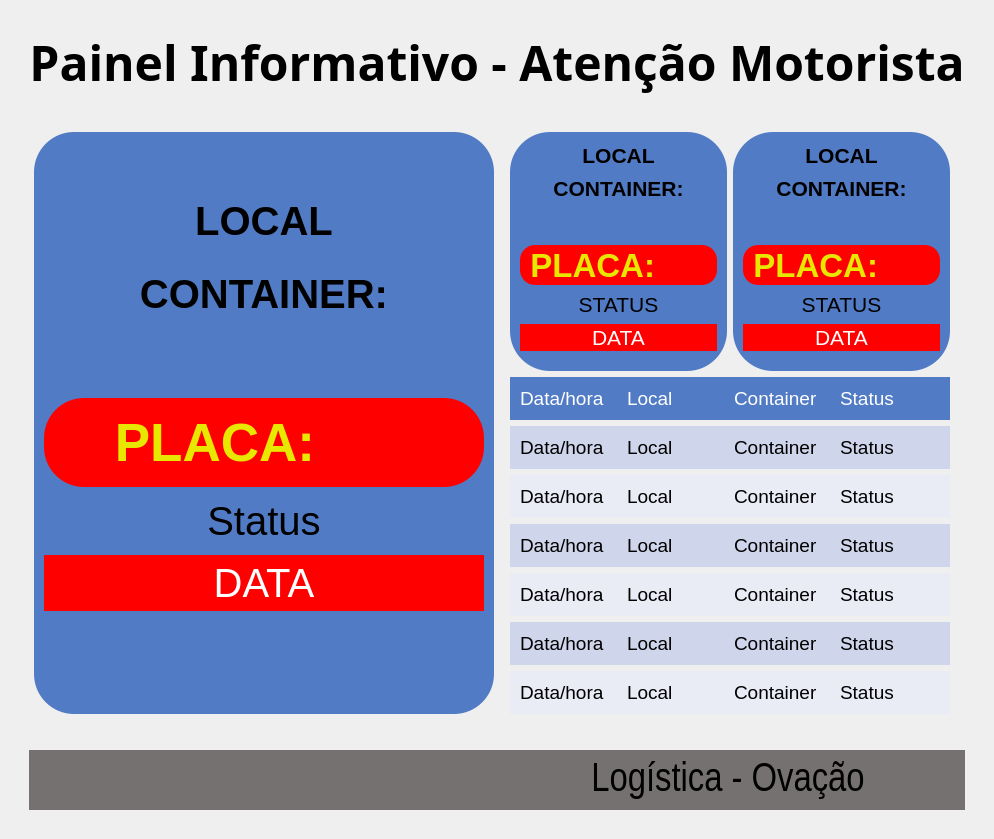
<?xml version="1.0" encoding="UTF-8"?>
<ui version="4.0">
 <class>View</class>
 <widget class="QMainWindow" name="View">
  <property name="windowModality">
   <enum>Qt::NonModal</enum>
  </property>
  <property name="enabled">
   <bool>true</bool>
  </property>
  <property name="geometry">
   <rect>
    <x>0</x>
    <y>0</y>
    <width>800</width>
    <height>600</height>
   </rect>
  </property>
  <property name="sizePolicy">
   <sizepolicy hsizetype="Ignored" vsizetype="Ignored">
    <horstretch>0</horstretch>
    <verstretch>0</verstretch>
   </sizepolicy>
  </property>
  <property name="baseSize">
   <size>
    <width>1024</width>
    <height>768</height>
   </size>
  </property>
  <property name="windowTitle">
   <string>InfoViewer</string>
  </property>
  <property name="windowIcon">
   <iconset>
    <normaloff>../img/icone_r.ico</normaloff>../img/icone_r.ico</iconset>
  </property>
  <widget class="QWidget" name="centralwidget">
   <layout class="QGridLayout" name="gridLayout">
    <item row="0" column="0">
     <layout class="QVBoxLayout" name="verticalLayout_5">
      <property name="leftMargin">
       <number>20</number>
      </property>
      <property name="topMargin">
       <number>20</number>
      </property>
      <property name="rightMargin">
       <number>20</number>
      </property>
      <property name="bottomMargin">
       <number>20</number>
      </property>
      <item alignment="Qt::AlignHCenter">
       <widget class="QLabel" name="label_12">
        <property name="sizePolicy">
         <sizepolicy hsizetype="Expanding" vsizetype="Minimum">
          <horstretch>0</horstretch>
          <verstretch>0</verstretch>
         </sizepolicy>
        </property>
        <property name="font">
         <font>
          <family>Lucida Bright</family>
          <pointsize>36</pointsize>
          <weight>75</weight>
          <bold>true</bold>
         </font>
        </property>
        <property name="text">
         <string>Painel Informativo - Atenção Motorista</string>
        </property>
        <property name="alignment">
         <set>Qt::AlignCenter</set>
        </property>
       </widget>
      </item>
      <item>
       <layout class="QHBoxLayout" name="horizontalLayout_10">
        <property name="leftMargin">
         <number>5</number>
        </property>
        <property name="topMargin">
         <number>30</number>
        </property>
        <property name="rightMargin">
         <number>5</number>
        </property>
        <property name="bottomMargin">
         <number>30</number>
        </property>
        <item>
         <widget class="QWidget" name="widget" native="true">
          <property name="sizePolicy">
           <sizepolicy hsizetype="Expanding" vsizetype="Preferred">
            <horstretch>0</horstretch>
            <verstretch>0</verstretch>
           </sizepolicy>
          </property>
          <property name="styleSheet">
           <string notr="true">QWidget {
background-color: #517bc5;
border-radius: 40%;
padding: 5px;
}</string>
          </property>
          <layout class="QVBoxLayout" name="verticalLayout_2">
           <property name="leftMargin">
            <number>10</number>
           </property>
           <property name="topMargin">
            <number>10</number>
           </property>
           <property name="rightMargin">
            <number>10</number>
           </property>
           <property name="bottomMargin">
            <number>20</number>
           </property>
           <item>
            <spacer name="verticalSpacer_2">
             <property name="orientation">
              <enum>Qt::Vertical</enum>
             </property>
             <property name="sizeType">
              <enum>QSizePolicy::Minimum</enum>
             </property>
             <property name="sizeHint" stdset="0">
              <size>
               <width>20</width>
               <height>40</height>
              </size>
             </property>
            </spacer>
           </item>
           <item>
            <widget class="QWidget" name="widget" native="true">
             <layout class="QHBoxLayout" name="horizontalLayout">
              <item>
               <widget class="QLabel" name="label_valorLocal">
                <property name="minimumSize">
                 <size>
                  <width>0</width>
                  <height>60</height>
                 </size>
                </property>
                <property name="maximumSize">
                 <size>
                  <width>16777215</width>
                  <height>60</height>
                 </size>
                </property>
                <property name="font">
                 <font>
                  <pointsize>30</pointsize>
                  <weight>75</weight>
                  <bold>true</bold>
                 </font>
                </property>
                <property name="text">
                 <string>LOCAL</string>
                </property>
                <property name="alignment">
                 <set>Qt::AlignCenter</set>
                </property>
               </widget>
              </item>
             </layout>
            </widget>
           </item>
           <item>
            <widget class="QLabel" name="label_2">
             <property name="font">
              <font>
               <pointsize>30</pointsize>
               <weight>75</weight>
               <bold>true</bold>
              </font>
             </property>
             <property name="text">
              <string>CONTAINER:</string>
             </property>
             <property name="alignment">
              <set>Qt::AlignCenter</set>
             </property>
            </widget>
           </item>
           <item>
            <widget class="QLabel" name="label_valorContainer">
             <property name="font">
              <font>
               <family>Lucida Fax</family>
               <pointsize>30</pointsize>
               <weight>50</weight>
               <bold>false</bold>
              </font>
             </property>
             <property name="styleSheet">
              <string notr="true">color: rgb(255, 255, 255);</string>
             </property>
             <property name="text">
              <string/>
             </property>
             <property name="alignment">
              <set>Qt::AlignCenter</set>
             </property>
            </widget>
           </item>
           <item>
            <widget class="QWidget" name="widget" native="true">
             <property name="styleSheet">
              <string notr="true">QWidget{
background-color: rgb(255, 0, 0);
	color: rgb(231, 231, 0);
}</string>
             </property>
             <layout class="QHBoxLayout" name="horizontalLayout_3">
              <property name="leftMargin">
               <number>50</number>
              </property>
              <property name="rightMargin">
               <number>50</number>
              </property>
              <item>
               <layout class="QVBoxLayout" name="verticalLayout_7"/>
              </item>
              <item>
               <widget class="QLabel" name="label_3">
                <property name="font">
                 <font>
                  <pointsize>40</pointsize>
                  <weight>75</weight>
                  <bold>true</bold>
                 </font>
                </property>
                <property name="layoutDirection">
                 <enum>Qt::LeftToRight</enum>
                </property>
                <property name="styleSheet">
                 <string notr="true">QLabel{
background-color: transparent;
}</string>
                </property>
                <property name="text">
                 <string>PLACA:</string>
                </property>
                <property name="textFormat">
                 <enum>Qt::AutoText</enum>
                </property>
                <property name="alignment">
                 <set>Qt::AlignRight|Qt::AlignTrailing|Qt::AlignVCenter</set>
                </property>
               </widget>
              </item>
              <item>
               <widget class="QLabel" name="label_valorPlaca">
                <property name="font">
                 <font>
                  <pointsize>40</pointsize>
                  <weight>75</weight>
                  <bold>true</bold>
                 </font>
                </property>
                <property name="styleSheet">
                 <string notr="true">QLabel{
background-color: transparent;
}</string>
                </property>
                <property name="text">
                 <string/>
                </property>
               </widget>
              </item>
             </layout>
            </widget>
           </item>
           <item>
            <widget class="QLabel" name="label_status">
             <property name="font">
              <font>
               <pointsize>30</pointsize>
              </font>
             </property>
             <property name="text">
              <string>Status</string>
             </property>
             <property name="alignment">
              <set>Qt::AlignCenter</set>
             </property>
            </widget>
           </item>
           <item>
            <widget class="QLabel" name="label_data">
             <property name="font">
              <font>
               <pointsize>30</pointsize>
              </font>
             </property>
             <property name="styleSheet">
              <string notr="true">QLabel{
background-color: rgb(255, 0, 0);
color: rgb(255, 255, 255);
}</string>
             </property>
             <property name="text">
              <string>DATA</string>
             </property>
             <property name="alignment">
              <set>Qt::AlignCenter</set>
             </property>
            </widget>
           </item>
           <item>
            <spacer name="verticalSpacer">
             <property name="orientation">
              <enum>Qt::Vertical</enum>
             </property>
             <property name="sizeType">
              <enum>QSizePolicy::Expanding</enum>
             </property>
             <property name="sizeHint" stdset="0">
              <size>
               <width>20</width>
               <height>40</height>
              </size>
             </property>
            </spacer>
           </item>
          </layout>
         </widget>
        </item>
        <item>
         <layout class="QGridLayout" name="gridLayout_3">
          <property name="leftMargin">
           <number>10</number>
          </property>
          <property name="rightMargin">
           <number>10</number>
          </property>
          <item row="0" column="1">
           <widget class="QWidget" name="widget" native="true">
            <property name="sizePolicy">
             <sizepolicy hsizetype="Expanding" vsizetype="Preferred">
              <horstretch>0</horstretch>
              <verstretch>0</verstretch>
             </sizepolicy>
            </property>
            <property name="styleSheet">
             <string notr="true">QWidget {
background-color: #517bc5;
border-radius: 40%;
padding: 1px;
}</string>
            </property>
            <layout class="QVBoxLayout" name="verticalLayout_3">
             <property name="leftMargin">
              <number>10</number>
             </property>
             <property name="topMargin">
              <number>10</number>
             </property>
             <property name="rightMargin">
              <number>10</number>
             </property>
             <property name="bottomMargin">
              <number>20</number>
             </property>
             <item>
              <widget class="QLabel" name="label_valorLocal3">
               <property name="font">
                <font>
                 <pointsize>16</pointsize>
                 <weight>75</weight>
                 <bold>true</bold>
                </font>
               </property>
               <property name="styleSheet">
                <string notr="true">QLabel{
background-color: transparent;
}</string>
               </property>
               <property name="text">
                <string>LOCAL</string>
               </property>
               <property name="alignment">
                <set>Qt::AlignCenter</set>
               </property>
              </widget>
             </item>
             <item>
              <widget class="QLabel" name="label_7">
               <property name="font">
                <font>
                 <pointsize>16</pointsize>
                 <weight>75</weight>
                 <bold>true</bold>
                </font>
               </property>
               <property name="text">
                <string>CONTAINER:</string>
               </property>
               <property name="alignment">
                <set>Qt::AlignCenter</set>
               </property>
              </widget>
             </item>
             <item>
              <widget class="QLabel" name="label_valorContainer3">
               <property name="font">
                <font>
                 <family>Lucida Fax</family>
                 <pointsize>16</pointsize>
                 <weight>50</weight>
                 <bold>false</bold>
                </font>
               </property>
               <property name="styleSheet">
                <string notr="true">color: rgb(255, 255, 255);</string>
               </property>
               <property name="text">
                <string/>
               </property>
               <property name="alignment">
                <set>Qt::AlignCenter</set>
               </property>
              </widget>
             </item>
             <item>
              <widget class="QWidget" name="widget" native="true">
               <property name="styleSheet">
                <string notr="true">QWidget{
background-color: rgb(255, 0, 0);
color: rgb(231, 231, 0);
border-radius: 15%;
}</string>
               </property>
               <layout class="QHBoxLayout" name="horizontalLayout_6">
                <property name="leftMargin">
                 <number>0</number>
                </property>
                <property name="topMargin">
                 <number>0</number>
                </property>
                <property name="rightMargin">
                 <number>0</number>
                </property>
                <property name="bottomMargin">
                 <number>0</number>
                </property>
                <item>
                 <widget class="QLabel" name="label_8">
                  <property name="font">
                   <font>
                    <pointsize>25</pointsize>
                    <weight>75</weight>
                    <bold>true</bold>
                   </font>
                  </property>
                  <property name="styleSheet">
                   <string notr="true">QLabel{
background-color: transparent;
}</string>
                  </property>
                  <property name="text">
                   <string>PLACA:</string>
                  </property>
                  <property name="alignment">
                   <set>Qt::AlignRight|Qt::AlignTrailing|Qt::AlignVCenter</set>
                  </property>
                 </widget>
                </item>
                <item>
                 <widget class="QLabel" name="label_valorPlaca_3">
                  <property name="font">
                   <font>
                    <pointsize>25</pointsize>
                    <weight>75</weight>
                    <bold>true</bold>
                   </font>
                  </property>
                  <property name="styleSheet">
                   <string notr="true">QLabel{
background-color: transparent;
}</string>
                  </property>
                  <property name="text">
                   <string/>
                  </property>
                 </widget>
                </item>
               </layout>
              </widget>
             </item>
             <item>
              <widget class="QLabel" name="label_status3">
               <property name="font">
                <font>
                 <pointsize>16</pointsize>
                </font>
               </property>
               <property name="text">
                <string>STATUS</string>
               </property>
               <property name="alignment">
                <set>Qt::AlignCenter</set>
               </property>
              </widget>
             </item>
             <item>
              <widget class="QLabel" name="label_data3">
               <property name="font">
                <font>
                 <pointsize>16</pointsize>
                </font>
               </property>
               <property name="styleSheet">
                <string notr="true">QLabel{
background-color: rgb(255, 0, 0);
color: rgb(255, 255, 255);
}</string>
               </property>
               <property name="text">
                <string>DATA</string>
               </property>
               <property name="alignment">
                <set>Qt::AlignCenter</set>
               </property>
              </widget>
             </item>
            </layout>
           </widget>
          </item>
          <item row="0" column="0">
           <widget class="QWidget" name="widget_2" native="true">
            <property name="sizePolicy">
             <sizepolicy hsizetype="Expanding" vsizetype="Preferred">
              <horstretch>0</horstretch>
              <verstretch>0</verstretch>
             </sizepolicy>
            </property>
            <property name="styleSheet">
             <string notr="true">QWidget {
background-color: #517bc5;
border-radius: 40%;
padding: 1px;
}</string>
            </property>
            <layout class="QVBoxLayout" name="verticalLayout_4">
             <property name="leftMargin">
              <number>10</number>
             </property>
             <property name="topMargin">
              <number>10</number>
             </property>
             <property name="rightMargin">
              <number>10</number>
             </property>
             <property name="bottomMargin">
              <number>20</number>
             </property>
             <item>
              <widget class="QLabel" name="label_valorLocal2">
               <property name="minimumSize">
                <size>
                 <width>0</width>
                 <height>0</height>
                </size>
               </property>
               <property name="font">
                <font>
                 <pointsize>16</pointsize>
                 <weight>75</weight>
                 <bold>true</bold>
                </font>
               </property>
               <property name="styleSheet">
                <string notr="true">QLabel{
background-color: transparent;
}</string>
               </property>
               <property name="text">
                <string>LOCAL</string>
               </property>
               <property name="alignment">
                <set>Qt::AlignCenter</set>
               </property>
              </widget>
             </item>
             <item>
              <widget class="QLabel" name="label_10">
               <property name="font">
                <font>
                 <pointsize>16</pointsize>
                 <weight>75</weight>
                 <bold>true</bold>
                </font>
               </property>
               <property name="text">
                <string>CONTAINER:</string>
               </property>
               <property name="alignment">
                <set>Qt::AlignCenter</set>
               </property>
              </widget>
             </item>
             <item>
              <widget class="QLabel" name="label_valorContainer2">
               <property name="font">
                <font>
                 <family>Lucida Fax</family>
                 <pointsize>16</pointsize>
                 <weight>50</weight>
                 <bold>false</bold>
                </font>
               </property>
               <property name="styleSheet">
                <string notr="true">color: rgb(255, 255, 255);</string>
               </property>
               <property name="text">
                <string/>
               </property>
               <property name="alignment">
                <set>Qt::AlignCenter</set>
               </property>
              </widget>
             </item>
             <item>
              <widget class="QWidget" name="widget" native="true">
               <property name="minimumSize">
                <size>
                 <width>0</width>
                 <height>0</height>
                </size>
               </property>
               <property name="styleSheet">
                <string notr="true">QWidget{
background-color: rgb(255, 0, 0);
color: rgb(231, 231, 0);
border-radius: 15%;
}</string>
               </property>
               <layout class="QHBoxLayout" name="horizontalLayout_9">
                <property name="leftMargin">
                 <number>0</number>
                </property>
                <property name="topMargin">
                 <number>0</number>
                </property>
                <property name="rightMargin">
                 <number>0</number>
                </property>
                <property name="bottomMargin">
                 <number>0</number>
                </property>
                <item>
                 <widget class="QLabel" name="label_11">
                  <property name="font">
                   <font>
                    <pointsize>25</pointsize>
                    <weight>75</weight>
                    <bold>true</bold>
                   </font>
                  </property>
                  <property name="styleSheet">
                   <string notr="true">QLabel{
background-color: transparent;
}</string>
                  </property>
                  <property name="text">
                   <string>PLACA:</string>
                  </property>
                  <property name="alignment">
                   <set>Qt::AlignRight|Qt::AlignTrailing|Qt::AlignVCenter</set>
                  </property>
                 </widget>
                </item>
                <item>
                 <widget class="QLabel" name="label_valorPlaca_2">
                  <property name="font">
                   <font>
                    <pointsize>25</pointsize>
                    <weight>75</weight>
                    <bold>true</bold>
                   </font>
                  </property>
                  <property name="styleSheet">
                   <string notr="true">QLabel{
background-color: transparent;
}</string>
                  </property>
                  <property name="text">
                   <string/>
                  </property>
                 </widget>
                </item>
               </layout>
              </widget>
             </item>
             <item>
              <widget class="QLabel" name="label_status2">
               <property name="font">
                <font>
                 <pointsize>16</pointsize>
                </font>
               </property>
               <property name="text">
                <string>STATUS</string>
               </property>
               <property name="alignment">
                <set>Qt::AlignCenter</set>
               </property>
              </widget>
             </item>
             <item>
              <widget class="QLabel" name="label_data2">
               <property name="font">
                <font>
                 <pointsize>16</pointsize>
                </font>
               </property>
               <property name="styleSheet">
                <string notr="true">QLabel{
background-color: rgb(255, 0, 0);
color: rgb(255, 255, 255);
}</string>
               </property>
               <property name="text">
                <string>DATA</string>
               </property>
               <property name="alignment">
                <set>Qt::AlignCenter</set>
               </property>
              </widget>
             </item>
            </layout>
           </widget>
          </item>
          <item row="1" column="0" colspan="2">
           <widget class="QWidget" name="horizontalWidget" native="true">
            <property name="styleSheet">
             <string notr="true">QWidget {
background-color: #517bc5;
color: rgb(255, 255, 255);
}
</string>
            </property>
            <layout class="QHBoxLayout" name="horizontalLayout_13">
             <property name="leftMargin">
              <number>10</number>
             </property>
             <property name="topMargin">
              <number>10</number>
             </property>
             <property name="bottomMargin">
              <number>10</number>
             </property>
             <item>
              <widget class="QLabel" name="label_data4">
               <property name="font">
                <font>
                 <pointsize>14</pointsize>
                </font>
               </property>
               <property name="text">
                <string>Data/hora</string>
               </property>
              </widget>
             </item>
             <item>
              <widget class="QLabel" name="label_valorLocal4">
               <property name="font">
                <font>
                 <pointsize>14</pointsize>
                </font>
               </property>
               <property name="text">
                <string>Local</string>
               </property>
              </widget>
             </item>
             <item>
              <widget class="QLabel" name="label_valorContainer4">
               <property name="font">
                <font>
                 <pointsize>14</pointsize>
                </font>
               </property>
               <property name="text">
                <string>Container</string>
               </property>
              </widget>
             </item>
             <item>
              <widget class="QLabel" name="label_status4">
               <property name="font">
                <font>
                 <pointsize>14</pointsize>
                </font>
               </property>
               <property name="text">
                <string>Status</string>
               </property>
              </widget>
             </item>
            </layout>
           </widget>
          </item>
          <item row="2" column="0" colspan="2">
           <widget class="QWidget" name="verticalWidget" native="true">
            <property name="styleSheet">
             <string notr="true">QWidget {
background-color: #cfd5ea;
}
</string>
            </property>
            <layout class="QHBoxLayout" name="horizontalLayout_11">
             <property name="leftMargin">
              <number>10</number>
             </property>
             <property name="topMargin">
              <number>10</number>
             </property>
             <property name="bottomMargin">
              <number>10</number>
             </property>
             <item>
              <widget class="QLabel" name="label_data5">
               <property name="font">
                <font>
                 <pointsize>14</pointsize>
                </font>
               </property>
               <property name="text">
                <string>Data/hora</string>
               </property>
              </widget>
             </item>
             <item>
              <widget class="QLabel" name="label_valorLocal5">
               <property name="font">
                <font>
                 <pointsize>14</pointsize>
                </font>
               </property>
               <property name="text">
                <string>Local</string>
               </property>
              </widget>
             </item>
             <item>
              <widget class="QLabel" name="label_valorContainer5">
               <property name="font">
                <font>
                 <pointsize>14</pointsize>
                </font>
               </property>
               <property name="text">
                <string>Container</string>
               </property>
              </widget>
             </item>
             <item>
              <widget class="QLabel" name="label_status5">
               <property name="font">
                <font>
                 <pointsize>14</pointsize>
                </font>
               </property>
               <property name="text">
                <string>Status</string>
               </property>
              </widget>
             </item>
            </layout>
           </widget>
          </item>
          <item row="3" column="0" colspan="2">
           <widget class="QWidget" name="verticalWidget_3" native="true">
            <property name="styleSheet">
             <string notr="true">QWidget {
background-color: #e9ebf5;
}
</string>
            </property>
            <layout class="QHBoxLayout" name="horizontalLayout_14">
             <property name="leftMargin">
              <number>10</number>
             </property>
             <property name="topMargin">
              <number>10</number>
             </property>
             <property name="bottomMargin">
              <number>10</number>
             </property>
             <item>
              <widget class="QLabel" name="label_data6">
               <property name="font">
                <font>
                 <pointsize>14</pointsize>
                </font>
               </property>
               <property name="text">
                <string>Data/hora</string>
               </property>
              </widget>
             </item>
             <item>
              <widget class="QLabel" name="label_valorLocal6">
               <property name="font">
                <font>
                 <pointsize>14</pointsize>
                </font>
               </property>
               <property name="text">
                <string>Local</string>
               </property>
              </widget>
             </item>
             <item>
              <widget class="QLabel" name="label_valorContainer6">
               <property name="font">
                <font>
                 <pointsize>14</pointsize>
                </font>
               </property>
               <property name="text">
                <string>Container</string>
               </property>
              </widget>
             </item>
             <item>
              <widget class="QLabel" name="label_status6">
               <property name="font">
                <font>
                 <pointsize>14</pointsize>
                </font>
               </property>
               <property name="text">
                <string>Status</string>
               </property>
              </widget>
             </item>
            </layout>
           </widget>
          </item>
          <item row="4" column="0" colspan="2">
           <widget class="QWidget" name="verticalWidget_2" native="true">
            <property name="styleSheet">
             <string notr="true">QWidget {
background-color: #cfd5ea;
}
</string>
            </property>
            <layout class="QHBoxLayout" name="horizontalLayout_15">
             <property name="leftMargin">
              <number>10</number>
             </property>
             <property name="topMargin">
              <number>10</number>
             </property>
             <property name="bottomMargin">
              <number>10</number>
             </property>
             <item>
              <widget class="QLabel" name="label_data7">
               <property name="font">
                <font>
                 <pointsize>14</pointsize>
                </font>
               </property>
               <property name="text">
                <string>Data/hora</string>
               </property>
              </widget>
             </item>
             <item>
              <widget class="QLabel" name="label_valorLocal7">
               <property name="font">
                <font>
                 <pointsize>14</pointsize>
                </font>
               </property>
               <property name="text">
                <string>Local</string>
               </property>
              </widget>
             </item>
             <item>
              <widget class="QLabel" name="label_valorContainer7">
               <property name="font">
                <font>
                 <pointsize>14</pointsize>
                </font>
               </property>
               <property name="text">
                <string>Container</string>
               </property>
              </widget>
             </item>
             <item>
              <widget class="QLabel" name="label_status7">
               <property name="font">
                <font>
                 <pointsize>14</pointsize>
                </font>
               </property>
               <property name="text">
                <string>Status</string>
               </property>
              </widget>
             </item>
            </layout>
           </widget>
          </item>
          <item row="6" column="0" colspan="2">
           <widget class="QWidget" name="verticalWidget_5" native="true">
            <property name="styleSheet">
             <string notr="true">QWidget {
background-color: #cfd5ea;
}
</string>
            </property>
            <layout class="QHBoxLayout" name="horizontalLayout_17">
             <property name="leftMargin">
              <number>10</number>
             </property>
             <property name="topMargin">
              <number>10</number>
             </property>
             <property name="bottomMargin">
              <number>10</number>
             </property>
             <item>
              <widget class="QLabel" name="label_data9">
               <property name="font">
                <font>
                 <pointsize>14</pointsize>
                </font>
               </property>
               <property name="text">
                <string>Data/hora</string>
               </property>
              </widget>
             </item>
             <item>
              <widget class="QLabel" name="label_valorLocal9">
               <property name="font">
                <font>
                 <pointsize>14</pointsize>
                </font>
               </property>
               <property name="text">
                <string>Local</string>
               </property>
              </widget>
             </item>
             <item>
              <widget class="QLabel" name="label_valorContainer9">
               <property name="font">
                <font>
                 <pointsize>14</pointsize>
                </font>
               </property>
               <property name="text">
                <string>Container</string>
               </property>
              </widget>
             </item>
             <item>
              <widget class="QLabel" name="label_status9">
               <property name="font">
                <font>
                 <pointsize>14</pointsize>
                </font>
               </property>
               <property name="text">
                <string>Status</string>
               </property>
              </widget>
             </item>
            </layout>
           </widget>
          </item>
          <item row="5" column="0" colspan="2">
           <widget class="QWidget" name="verticalWidget_4" native="true">
            <property name="styleSheet">
             <string notr="true">QWidget {
background-color: #e9ebf5;
}
</string>
            </property>
            <layout class="QHBoxLayout" name="horizontalLayout_16">
             <property name="leftMargin">
              <number>10</number>
             </property>
             <property name="topMargin">
              <number>10</number>
             </property>
             <property name="bottomMargin">
              <number>10</number>
             </property>
             <item>
              <widget class="QLabel" name="label_data8">
               <property name="font">
                <font>
                 <pointsize>14</pointsize>
                </font>
               </property>
               <property name="text">
                <string>Data/hora</string>
               </property>
              </widget>
             </item>
             <item>
              <widget class="QLabel" name="label_valorLocal8">
               <property name="font">
                <font>
                 <pointsize>14</pointsize>
                </font>
               </property>
               <property name="text">
                <string>Local</string>
               </property>
              </widget>
             </item>
             <item>
              <widget class="QLabel" name="label_valorContainer8">
               <property name="font">
                <font>
                 <pointsize>14</pointsize>
                </font>
               </property>
               <property name="text">
                <string>Container</string>
               </property>
              </widget>
             </item>
             <item>
              <widget class="QLabel" name="label_status8">
               <property name="font">
                <font>
                 <pointsize>14</pointsize>
                </font>
               </property>
               <property name="text">
                <string>Status</string>
               </property>
              </widget>
             </item>
            </layout>
           </widget>
          </item>
          <item row="7" column="0" colspan="2">
           <widget class="QWidget" name="verticalWidget_6" native="true">
            <property name="styleSheet">
             <string notr="true">QWidget {
background-color: #e9ebf5;
}
</string>
            </property>
            <layout class="QHBoxLayout" name="horizontalLayout_18">
             <property name="leftMargin">
              <number>10</number>
             </property>
             <property name="topMargin">
              <number>10</number>
             </property>
             <property name="bottomMargin">
              <number>10</number>
             </property>
             <item>
              <widget class="QLabel" name="label_data10">
               <property name="font">
                <font>
                 <pointsize>14</pointsize>
                </font>
               </property>
               <property name="text">
                <string>Data/hora</string>
               </property>
              </widget>
             </item>
             <item>
              <widget class="QLabel" name="label_valorLocal10">
               <property name="font">
                <font>
                 <pointsize>14</pointsize>
                </font>
               </property>
               <property name="text">
                <string>Local</string>
               </property>
              </widget>
             </item>
             <item>
              <widget class="QLabel" name="label_valorContainer10">
               <property name="font">
                <font>
                 <pointsize>14</pointsize>
                </font>
               </property>
               <property name="text">
                <string>Container</string>
               </property>
              </widget>
             </item>
             <item>
              <widget class="QLabel" name="label_status10">
               <property name="font">
                <font>
                 <pointsize>14</pointsize>
                </font>
               </property>
               <property name="text">
                <string>Status</string>
               </property>
              </widget>
             </item>
            </layout>
           </widget>
          </item>
         </layout>
        </item>
       </layout>
      </item>
      <item>
       <widget class="QWidget" name="widget" native="true">
        <property name="minimumSize">
         <size>
          <width>0</width>
          <height>60</height>
         </size>
        </property>
        <property name="styleSheet">
         <string notr="true">QWidget {
  background-color: #767171;
}</string>
        </property>
        <layout class="QGridLayout" name="gridLayout_2">
         <item row="0" column="1">
          <widget class="QLabel" name="label_4">
           <property name="font">
            <font>
             <family>Arial Narrow</family>
             <pointsize>30</pointsize>
             <strikeout>false</strikeout>
            </font>
           </property>
           <property name="text">
            <string>Logística - Ovação</string>
           </property>
           <property name="alignment">
            <set>Qt::AlignCenter</set>
           </property>
          </widget>
         </item>
         <item row="0" column="0">
          <widget class="QLabel" name="label_5">
           <property name="text">
            <string/>
           </property>
           <property name="pixmap">
            <pixmap>../img/img.png</pixmap>
           </property>
           <property name="alignment">
            <set>Qt::AlignCenter</set>
           </property>
          </widget>
         </item>
        </layout>
       </widget>
      </item>
     </layout>
    </item>
   </layout>
  </widget>
 </widget>
 <resources/>
 <connections/>
</ui>
